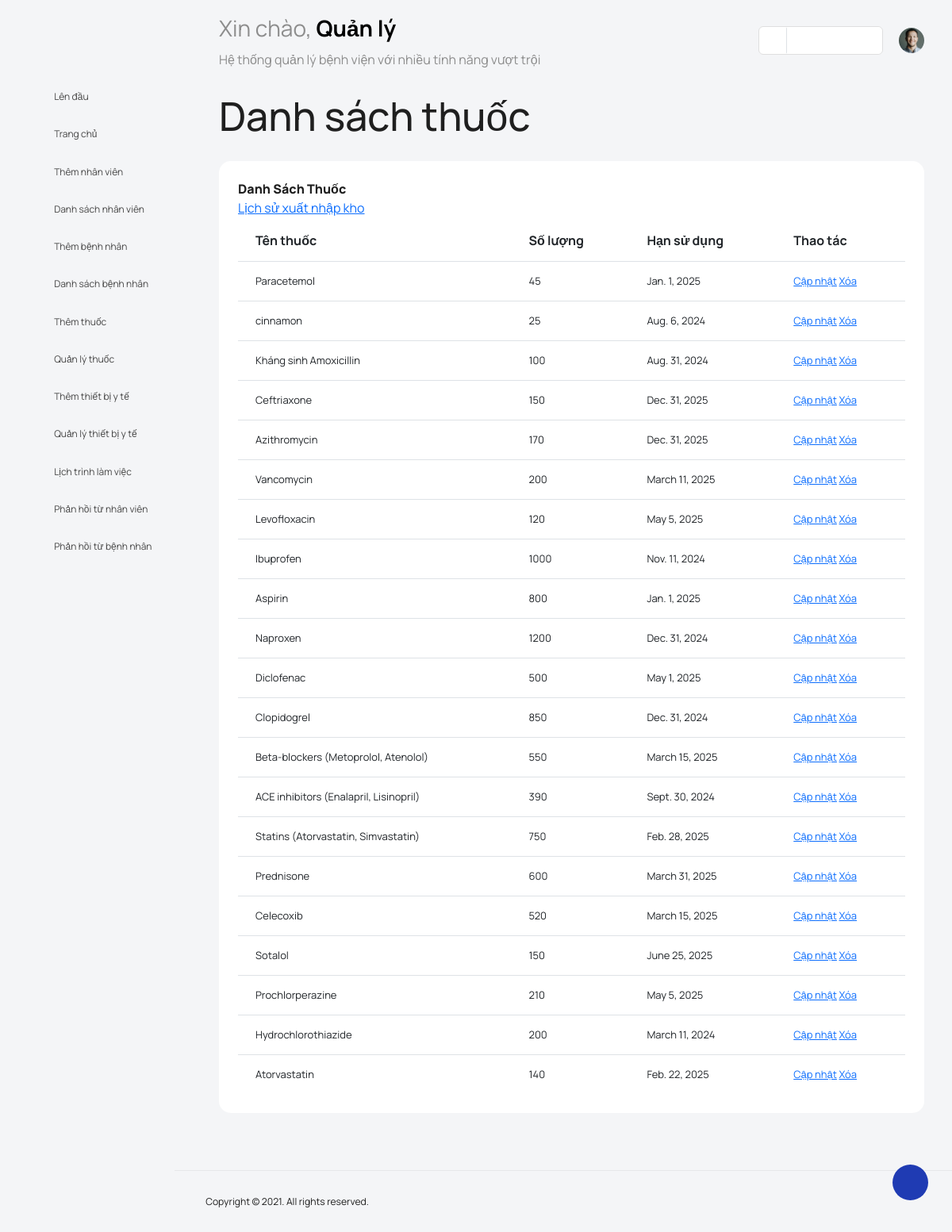
/manage_medicine (signed in), run on the app's committed database.
### main_app/models.py (models this page shows)
class Medicine(models.Model):
    name = models.CharField(max_length=200)
    numbers = models.PositiveIntegerField()
    expiry = models.DateField()

### main_app/admin_views.py (the view)
# urls.py: path('manage_medicine', admin_views.manage_medicine, name="manage_medicine"),
def manage_medicine(request):
    facility = Facility.objects.first()  # Lấy Facility (cần chỉnh sửa nếu có nhiều Facility)
    if facility == None:
        facility = Facility.objects.create()
    medicines = facility.get_medicines_info()
    return render(request, 'admin_template/manage_medicine.html', {'medicines': medicines})

### main_app/models.py (called while the page is built)
    def get_medicines_info(self):
        return self.medicines.all()

### main_app/templates/admin_template/manage_medicine.html (shortened to what this page needs)
{% load static %}
{% load tz %}
<!DOCTYPE html>
<html lang="en">
<head>
  <link rel="stylesheet" type="text/css" href="{% static 'users/vendors/feather/feather.css' %}">
  <link rel="stylesheet" type="text/css" href="{% static 'users/vendors/mdi/css/materialdesignicons.min.css' %}">
  <link rel="stylesheet" type="text/css" href="{% static 'users/vendors/ti-icons/css/themify-icons.css' %}">
  <link rel="stylesheet" type="text/css" href="{% static 'users/vendors/typicons/typicons.css' %}">
  <link rel="stylesheet" type="text/css" href="{% static 'users/vendors/simple-line-icons/css/simple-line-icons.css' %}">
  <link rel="stylesheet" type="text/css" href="{% static 'users/vendors/css/vendor.bundle.base.css' %}">
  <link rel="stylesheet" type="text/css" href="{% static 'users/js/select.dataTables.min.css' %}">
  <link rel="stylesheet" type="text/css" href="{% static 'users/css/vertical-layout-light/style.css' %}">
  <link rel="stylesheet" href="{% static 'users/css/admin/addmin.css' %}">
  <link rel="stylesheet" type="text/css" href="{% static 'users/css/users/base.css' %}">
</head>
<body>
    <div class="container-scroller">
        <nav class="navbar default-layout col-lg-12 col-12 p-0 fixed-top d-flex align-items-top flex-row">
            <div class="text-center navbar-brand-wrapper d-flex align-items-center justify-content-start">
                <div class="me-3">
                    <button class="navbar-toggler navbar-toggler align-self-center" type="button" data-bs-toggle="minimize">
                        <span class="icon-menu"></span>
                    </button>
                </div>
            </div>
            <div class="navbar-menu-wrapper d-flex align-items-top">
                <ul class="navbar-nav">
                    <li class="nav-item font-weight-semibold d-none d-lg-block ms-0">
                        <h1 class="welcome-text"> Xin chào, <span class="text-black fw-bold"> Quản lý </span></h1>
                        <h3 class="welcome-sub-text">Hệ thống quản lý bệnh viện với nhiều tính năng vượt trội</h3>
                    </li>
                </ul>
                <ul class="navbar-nav ms-auto">
                    <li class="nav-item d-none d-lg-block">
                        <div id="datepicker-popup" class="input-group date datepicker navbar-date-picker">
                            <span class="input-group-addon input-group-prepend border-right">
                                <span class="icon-calendar input-group-text calendar-icon"></span>
                            </span>
                            <input type="text" class="form-control">
                        </div>
                    </li>
                    <li class="nav-item dropdown d-none d-lg-block user-dropdown">
                        <a class="nav-link" id="UserDropdown" href="#" data-bs-toggle="dropdown" aria-expanded="false">
                            <img class="img-xs rounded-circle" src="{% static 'users/images/faces/face8.jpg' %}" alt="Profile image"> </a>
                        </li>
                </ul>
            </div>
        </nav>
        <div class="container-fluid page-body-wrapper">
            <div class="theme-setting-wrapper">
                <div id="settings-trigger"><i class="ti-settings"></i></div>
            </div>
            <nav class="sidebar sidebar-offcanvas" id="sidebar">
                <ul class="nav">
                    <li class="nav-item" >
                    <a class="nav-link" href="#">
                        <i class="menu-icon mdi mdi-arrow-up"></i>
                        <span class="menu-title">Lên đầu</span>
                    </a>
                    </li>
                    <li class="nav-item" >
                    <a class="nav-link" href="{% url 'admin_home' %}">
                        <i class="menu-icon mdi mdi-grid-large"></i>
                        <span class="menu-title">Trang chủ</span>
                    </a>
                    </li>
                    <li class="nav-item" >
                    <a class="nav-link" href="{% url 'add_staff' %}">
                        <i class="menu-icon mdi mdi-account-plus"></i>
                        <span class="menu-title">Thêm nhân viên</span>
                    </a>
                    </li>
                    <li class="nav-item" >
                    <a class="nav-link" href="{% url 'manage_all_staff' %}">
                        <i class="menu-icon mdi mdi-format-list-bulleted-type"></i>
                        <span class="menu-title">Danh sách nhân viên</span>
                    </a>
                    </li>
                    <li class="nav-item" >
                    <a class="nav-link" href="{% url 'add_patient' %}">
                        <i class="menu-icon mdi mdi-account-multiple-plus"></i>
                        <span class="menu-title">Thêm bệnh nhân</span>
                    </a>
                    </li>
                    <li class="nav-item" >
                    <a class="nav-link" href="{% url 'manage_all_patient' %}">
                        <i class="menu-icon mdi mdi-view-list"></i>
                        <span class="menu-title">Danh sách bệnh nhân</span>
                    </a>
                    </li>
                    <li class="nav-item" >
                    <a class="nav-link" href="{% url 'add_medicine' %}">
                        <i class="menu-icon mdi mdi-plus-box"></i>
                        <span class="menu-title">Thêm thuốc</span>
                    </a>
                    </li>
                    <li class="nav-item" >
                    <a class="nav-link" href="{% url 'manage_medicine' %}">
                        <i class="menu-icon mdi mdi-pill"></i>
                        <span class="menu-title">Quản lý thuốc</span>
                    </a>
                    </li>
                    <li class="nav-item" >
                    <a class="nav-link" href="{% url 'add_medical_equipment' %}">
                        <i class="menu-icon mdi mdi-shape-plus"></i>
                        <span class="menu-title">Thêm thiết bị y tế</span>
                    </a>
                    </li>
                    <li class="nav-item" >
                    <a class="nav-link" href="{% url 'manage_equip' %}">
                        <i class="menu-icon mdi mdi-factory"></i>
                        <span class="menu-title">Quản lý thiết bị y tế</span>
                    </a>
                    </li>
                    <li class="nav-item" >
                    <a class="nav-link" href="{% url 'work_schedules' %}">
                        <i class="menu-icon mdi mdi-grid-large"></i>
                        <span class="menu-title">Lịch trình làm việc</span>
                    </a>
                    </li>
                    <li class="nav-item" >
                    <a class="nav-link" href="{% url 'staff_all_feedback' %}">
                        <i class="menu-icon mdi mdi-comment-question-outline"></i>
                        <span class="menu-title">Phản hồi từ nhân viên</span>
                    </a>
                    </li>
                    <li class="nav-item" >
                    <a class="nav-link" href="{% url 'patient_all_feedback' %}">
                        <i class="menu-icon mdi mdi-comment-alert-outline"></i>
                        <span class="menu-title">Phản hồi từ bệnh nhân</span>
                    </a>
                    </li>
                </ul>
            </nav>
            <div class="main-panel">
                <div class="content-wrapper">
                    {% load tz %}
                    <h1>Danh sách thuốc</h1>
                    <div id="" class="row">
                        <div class="col-sm-12">
                          <div class="home-tab">
                            <div class="tab-content tab-content-basic">
                              <div class="tab-pane fade show active" id="overview" role="tabpanel" aria-labelledby="overview">
                                <div class="col-12 grid-margin stretch-card">
                                  <div class="card card-rounded">
                                    <div class="card-body">
                                      <div class="d-sm-flex flex-column justify-content-between align-items-start">
                                        <div>
                                          <h4 class="card-title card-title-dash">Danh sách thuốc</h4>
                                        </div>
                                        <div>
                                            <a href="{% url 'medicine_history' %}">Lịch sử xuất nhập kho</a>
                                        </div>
                                      </div>
                                      <div class="table-responsive  mt-1">
                                        <table class="table">
                                            <tr>
                                                <th>Tên thuốc</th>
                                                <th>Số lượng</th>
                                                <th>Hạn sử dụng</th>
                                                <th>Thao tác</th>
                                            </tr>
                                            {% for medicine in medicines %}
                                            <tr>
                                                <td>{{ medicine.name }}</td>
                                                <td>{{ medicine.numbers }}</td>
                                                <td>{{ medicine.expiry }}</td>
                                                <td><a href="{% url 'edit_medicine' medicine_id=medicine.id %}">Cập nhật</a>
                                                    <a href="{% url 'remove_medicine' medicine_id=medicine.id %}">Xóa</a>
                                                </td>
                                            </tr>
                                            {% endfor %}
                                        </table>
                                      </div>
                                    </div>
                                  </div>
                                </div>
                              </div>
                            </div>
                          </div>
                        </div>
                    </div>
                </div>
                <footer class="footer">
                    <div class="d-sm-flex justify-content-center justify-content-sm-between">
                        <span class="float-none float-sm-right d-block mt-1 mt-sm-0 text-center">Copyright © 2021. All rights reserved.</span>
                    </div>
                </footer>
            </div>
        </div>
    </div>
</body>
</html>

### main_app/static/users/css/users/base.css (style rules this page uses)
body { position: relative; }

### data on the page
Medicine: name "Paracetemol", numbers "45", expiry "Jan. 1, 2025"
Medicine: name "cinnamon", numbers "25", expiry "Aug. 6, 2024"
Medicine: name "Kháng sinh Amoxicillin", numbers "100", expiry "Aug. 31, 2024"
Medicine: name "Ceftriaxone", numbers "150", expiry "Dec. 31, 2025"
Medicine: name "Azithromycin", numbers "170", expiry "Dec. 31, 2025"
Medicine: name "Vancomycin", numbers "200", expiry "March 11, 2025"
Medicine: name "Levofloxacin", numbers "120", expiry "May 5, 2025"
Medicine: name "Ibuprofen", numbers "1000", expiry "Nov. 11, 2024"
Medicine: name "Aspirin", numbers "800", expiry "Jan. 1, 2025"
Medicine: name "Naproxen", numbers "1200", expiry "Dec. 31, 2024"
Medicine: name "Diclofenac", numbers "500", expiry "May 1, 2025"
Medicine: name "Clopidogrel", numbers "850", expiry "Dec. 31, 2024"
Medicine: name "Beta-blockers (Metoprolol, Atenolol)", numbers "550", expiry "March 15, 2025"
Medicine: name "ACE inhibitors (Enalapril, Lisinopril)", numbers "390", expiry "Sept. 30, 2024"
Medicine: name "Statins (Atorvastatin, Simvastatin)", numbers "750", expiry "Feb. 28, 2025"
Medicine: name "Prednisone", numbers "600", expiry "March 31, 2025"
Medicine: name "Celecoxib", numbers "520", expiry "March 15, 2025"
Medicine: name "Sotalol", numbers "150", expiry "June 25, 2025"
Medicine: name "Prochlorperazine", numbers "210", expiry "May 5, 2025"
Medicine: name "Hydrochlorothiazide", numbers "200", expiry "March 11, 2024"
Medicine: name "Atorvastatin", numbers "140", expiry "Feb. 22, 2025"
